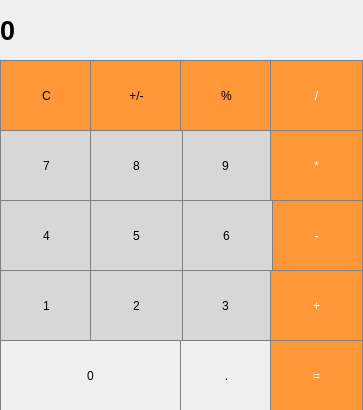
<?xml version="1.0" encoding="UTF-8"?>
<ui version="4.0">
 <class>MainWindow</class>
 <widget class="QMainWindow" name="MainWindow">
  <property name="geometry">
   <rect>
    <x>0</x>
    <y>0</y>
    <width>363</width>
    <height>410</height>
   </rect>
  </property>
  <property name="windowTitle">
   <string>MainWindow</string>
  </property>
  <widget class="QWidget" name="centralwidget">
   <widget class="QLabel" name="label">
    <property name="geometry">
     <rect>
      <x>0</x>
      <y>0</y>
      <width>361</width>
      <height>60</height>
     </rect>
    </property>
    <property name="font">
     <font>
      <pointsize>20</pointsize>
      <weight>75</weight>
      <italic>false</italic>
      <bold>true</bold>
      <strikeout>false</strikeout>
     </font>
    </property>
    <property name="styleSheet">
     <string notr="true">QLabel {
  qproperty-alignment: 'AlignVCenter | AlignRight';
}</string>
    </property>
    <property name="text">
     <string>0</string>
    </property>
   </widget>
   <widget class="QPushButton" name="pushButton_Clear">
    <property name="geometry">
     <rect>
      <x>0</x>
      <y>60</y>
      <width>93</width>
      <height>71</height>
     </rect>
    </property>
    <property name="styleSheet">
     <string notr="true">QPushButton {
  background-color: rgb(255, 151, 57);;
  border: 1px solid gray;
}
QPushButton:pressed {
    background-color: qlineargradient(x1: 0, y1: 0, x2: 0, y2: 1,
                                      stop: 0 #BEBEBE, stop: 1 #D7D7D7);
}</string>
    </property>
    <property name="text">
     <string>C</string>
    </property>
   </widget>
   <widget class="QPushButton" name="pushButton_PlusMinus">
    <property name="geometry">
     <rect>
      <x>90</x>
      <y>60</y>
      <width>93</width>
      <height>71</height>
     </rect>
    </property>
    <property name="styleSheet">
     <string notr="true">QPushButton {
  background-color: rgb(255, 151, 57);;
  border: 1px solid gray;
}
QPushButton:pressed {
    background-color: qlineargradient(x1: 0, y1: 0, x2: 0, y2: 1,
                                      stop: 0 #BEBEBE, stop: 1 #D7D7D7);
}</string>
    </property>
    <property name="text">
     <string>+/-</string>
    </property>
   </widget>
   <widget class="QPushButton" name="pushButton_Percent">
    <property name="geometry">
     <rect>
      <x>180</x>
      <y>60</y>
      <width>93</width>
      <height>71</height>
     </rect>
    </property>
    <property name="styleSheet">
     <string notr="true">QPushButton {
  background-color: rgb(255, 151, 57);;
  border: 1px solid gray;
}
QPushButton:pressed {
    background-color: qlineargradient(x1: 0, y1: 0, x2: 0, y2: 1,
                                      stop: 0 #BEBEBE, stop: 1 #D7D7D7);
}</string>
    </property>
    <property name="text">
     <string>%</string>
    </property>
   </widget>
   <widget class="QPushButton" name="pushButton_Divide">
    <property name="geometry">
     <rect>
      <x>270</x>
      <y>60</y>
      <width>93</width>
      <height>71</height>
     </rect>
    </property>
    <property name="styleSheet">
     <string notr="true">QPushButton {
  background-color: rgb(255, 151, 57);
  color: white; 
  border: 1px solid gray;
}

QPushButton:pressed {
    background-color: qlineargradient(x1: 0, y1: 0, x2: 0, y2: 1,
                                      stop: 0 #FF7832, stop: 1 #FF9739);
}</string>
    </property>
    <property name="text">
     <string>/</string>
    </property>
   </widget>
   <widget class="QPushButton" name="pushButton_MInus">
    <property name="geometry">
     <rect>
      <x>270</x>
      <y>200</y>
      <width>93</width>
      <height>71</height>
     </rect>
    </property>
    <property name="styleSheet">
     <string notr="true">QPushButton {
  background-color: rgb(255, 151, 57);
  color: white; 
  border: 1px solid gray;
}

QPushButton:pressed {
    background-color: qlineargradient(x1: 0, y1: 0, x2: 0, y2: 1,
                                      stop: 0 #FF7832, stop: 1 #FF9739);
}</string>
    </property>
    <property name="text">
     <string>-</string>
    </property>
   </widget>
   <widget class="QPushButton" name="pushButton_Add">
    <property name="geometry">
     <rect>
      <x>270</x>
      <y>270</y>
      <width>93</width>
      <height>71</height>
     </rect>
    </property>
    <property name="styleSheet">
     <string notr="true">QPushButton {
  background-color: rgb(255, 151, 57);
  color: white; 
  border: 1px solid gray;
}

QPushButton:pressed {
    background-color: qlineargradient(x1: 0, y1: 0, x2: 0, y2: 1,
                                      stop: 0 #FF7832, stop: 1 #FF9739);
}</string>
    </property>
    <property name="text">
     <string>+</string>
    </property>
   </widget>
   <widget class="QPushButton" name="pushButton_0">
    <property name="geometry">
     <rect>
      <x>0</x>
      <y>340</y>
      <width>181</width>
      <height>71</height>
     </rect>
    </property>
    <property name="styleSheet">
     <string notr="true">QPushButton {
   border: 1px solid gray;
}
QPushButton:pressed {
    background-color: qlineargradient(x1: 0, y1: 0, x2: 0, y2: 1,
                                      stop: 0 #dadbde, stop: 1 #f6f7fa);
}</string>
    </property>
    <property name="text">
     <string>0</string>
    </property>
   </widget>
   <widget class="QPushButton" name="pushButton_decimal">
    <property name="geometry">
     <rect>
      <x>180</x>
      <y>340</y>
      <width>93</width>
      <height>71</height>
     </rect>
    </property>
    <property name="styleSheet">
     <string>QPushButton {
   border: 1px solid gray;
}
QPushButton:pressed {
    background-color: qlineargradient(x1: 0, y1: 0, x2: 0, y2: 1,
                                      stop: 0 #dadbde, stop: 1 #f6f7fa);
}</string>
    </property>
    <property name="text">
     <string>.</string>
    </property>
   </widget>
   <widget class="QPushButton" name="pushButton_Equals">
    <property name="geometry">
     <rect>
      <x>270</x>
      <y>340</y>
      <width>93</width>
      <height>71</height>
     </rect>
    </property>
    <property name="styleSheet">
     <string notr="true">QPushButton {
  background-color: rgb(255, 151, 57);
  color: white; 
  border: 1px solid gray;
}

QPushButton:pressed {
    background-color: qlineargradient(x1: 0, y1: 0, x2: 0, y2: 1,
                                      stop: 0 #FF7832, stop: 1 #FF9739);
}</string>
    </property>
    <property name="text">
     <string>=</string>
    </property>
   </widget>
   <widget class="QPushButton" name="pushButton_6">
    <property name="geometry">
     <rect>
      <x>180</x>
      <y>200</y>
      <width>93</width>
      <height>71</height>
     </rect>
    </property>
    <property name="styleSheet">
     <string notr="true">QPushButton {
  background-color: rgb(215, 215, 215);
  border: 1px solid gray;
}
QPushButton:pressed {
    background-color: qlineargradient(x1: 0, y1: 0, x2: 0, y2: 1,
                                      stop: 0 #BEBEBE, stop: 1 #D7D7D7);
}</string>
    </property>
    <property name="text">
     <string>6</string>
    </property>
   </widget>
   <widget class="QPushButton" name="pushButton_4">
    <property name="geometry">
     <rect>
      <x>0</x>
      <y>200</y>
      <width>93</width>
      <height>71</height>
     </rect>
    </property>
    <property name="styleSheet">
     <string notr="true">QPushButton {
  background-color: rgb(215, 215, 215);
  border: 1px solid gray;
}
QPushButton:pressed {
    background-color: qlineargradient(x1: 0, y1: 0, x2: 0, y2: 1,
                                      stop: 0 #BEBEBE, stop: 1 #D7D7D7);
}</string>
    </property>
    <property name="text">
     <string>4</string>
    </property>
   </widget>
   <widget class="QPushButton" name="pushButton_5">
    <property name="geometry">
     <rect>
      <x>90</x>
      <y>200</y>
      <width>93</width>
      <height>71</height>
     </rect>
    </property>
    <property name="styleSheet">
     <string notr="true">QPushButton {
  background-color: rgb(215, 215, 215);
  border: 1px solid gray;
}
QPushButton:pressed {
    background-color: qlineargradient(x1: 0, y1: 0, x2: 0, y2: 1,
                                      stop: 0 #BEBEBE, stop: 1 #D7D7D7);
}</string>
    </property>
    <property name="text">
     <string>5</string>
    </property>
   </widget>
   <widget class="QPushButton" name="pushButton_Multiply">
    <property name="geometry">
     <rect>
      <x>270</x>
      <y>130</y>
      <width>93</width>
      <height>71</height>
     </rect>
    </property>
    <property name="styleSheet">
     <string notr="true">QPushButton {
  background-color: rgb(255, 151, 57);
  color: white; 
  border: 1px solid gray;
}

QPushButton:pressed {
    background-color: qlineargradient(x1: 0, y1: 0, x2: 0, y2: 1,
                                      stop: 0 #FF7832, stop: 1 #FF9739);
}</string>
    </property>
    <property name="text">
     <string>*</string>
    </property>
   </widget>
   <widget class="QPushButton" name="pushButton_9">
    <property name="geometry">
     <rect>
      <x>180</x>
      <y>130</y>
      <width>91</width>
      <height>71</height>
     </rect>
    </property>
    <property name="styleSheet">
     <string notr="true">QPushButton {
  background-color: rgb(215, 215, 215);
  border: 1px solid gray;
}
QPushButton:pressed {
    background-color: qlineargradient(x1: 0, y1: 0, x2: 0, y2: 1,
                                      stop: 0 #BEBEBE, stop: 1 #D7D7D7);
}</string>
    </property>
    <property name="text">
     <string>9</string>
    </property>
   </widget>
   <widget class="QPushButton" name="pushButton_7">
    <property name="geometry">
     <rect>
      <x>0</x>
      <y>130</y>
      <width>93</width>
      <height>71</height>
     </rect>
    </property>
    <property name="styleSheet">
     <string notr="true">QPushButton {
  background-color: rgb(215, 215, 215);
  border: 1px solid gray;
}
QPushButton:pressed {
    background-color: qlineargradient(x1: 0, y1: 0, x2: 0, y2: 1,
                                      stop: 0 #BEBEBE, stop: 1 #D7D7D7);
}</string>
    </property>
    <property name="text">
     <string>7</string>
    </property>
   </widget>
   <widget class="QPushButton" name="pushButton_8">
    <property name="geometry">
     <rect>
      <x>90</x>
      <y>130</y>
      <width>93</width>
      <height>71</height>
     </rect>
    </property>
    <property name="styleSheet">
     <string notr="true">QPushButton {
  background-color: rgb(215, 215, 215);
  border: 1px solid gray;
}
QPushButton:pressed {
    background-color: qlineargradient(x1: 0, y1: 0, x2: 0, y2: 1,
                                      stop: 0 #BEBEBE, stop: 1 #D7D7D7);
}</string>
    </property>
    <property name="text">
     <string>8</string>
    </property>
   </widget>
   <widget class="QPushButton" name="pushButton_3">
    <property name="geometry">
     <rect>
      <x>180</x>
      <y>270</y>
      <width>91</width>
      <height>71</height>
     </rect>
    </property>
    <property name="styleSheet">
     <string notr="true">QPushButton {
  background-color: rgb(215, 215, 215);
  border: 1px solid gray;
}
QPushButton:pressed {
    background-color: qlineargradient(x1: 0, y1: 0, x2: 0, y2: 1,
                                      stop: 0 #BEBEBE, stop: 1 #D7D7D7);
}</string>
    </property>
    <property name="text">
     <string>3</string>
    </property>
   </widget>
   <widget class="QPushButton" name="pushButton_1">
    <property name="geometry">
     <rect>
      <x>0</x>
      <y>270</y>
      <width>93</width>
      <height>71</height>
     </rect>
    </property>
    <property name="styleSheet">
     <string notr="true">QPushButton {
  background-color: rgb(215, 215, 215);
  border: 1px solid gray;
}
QPushButton:pressed {
    background-color: qlineargradient(x1: 0, y1: 0, x2: 0, y2: 1,
                                      stop: 0 #BEBEBE, stop: 1 #D7D7D7);
}</string>
    </property>
    <property name="text">
     <string>1</string>
    </property>
   </widget>
   <widget class="QPushButton" name="pushButton_2">
    <property name="geometry">
     <rect>
      <x>90</x>
      <y>270</y>
      <width>93</width>
      <height>71</height>
     </rect>
    </property>
    <property name="styleSheet">
     <string notr="true">QPushButton {
  background-color: rgb(215, 215, 215);
  border: 1px solid gray;
}
QPushButton:pressed {
    background-color: qlineargradient(x1: 0, y1: 0, x2: 0, y2: 1,
                                      stop: 0 #BEBEBE, stop: 1 #D7D7D7);
}</string>
    </property>
    <property name="text">
     <string>2</string>
    </property>
   </widget>
  </widget>
 </widget>
 <resources/>
 <connections/>
</ui>
